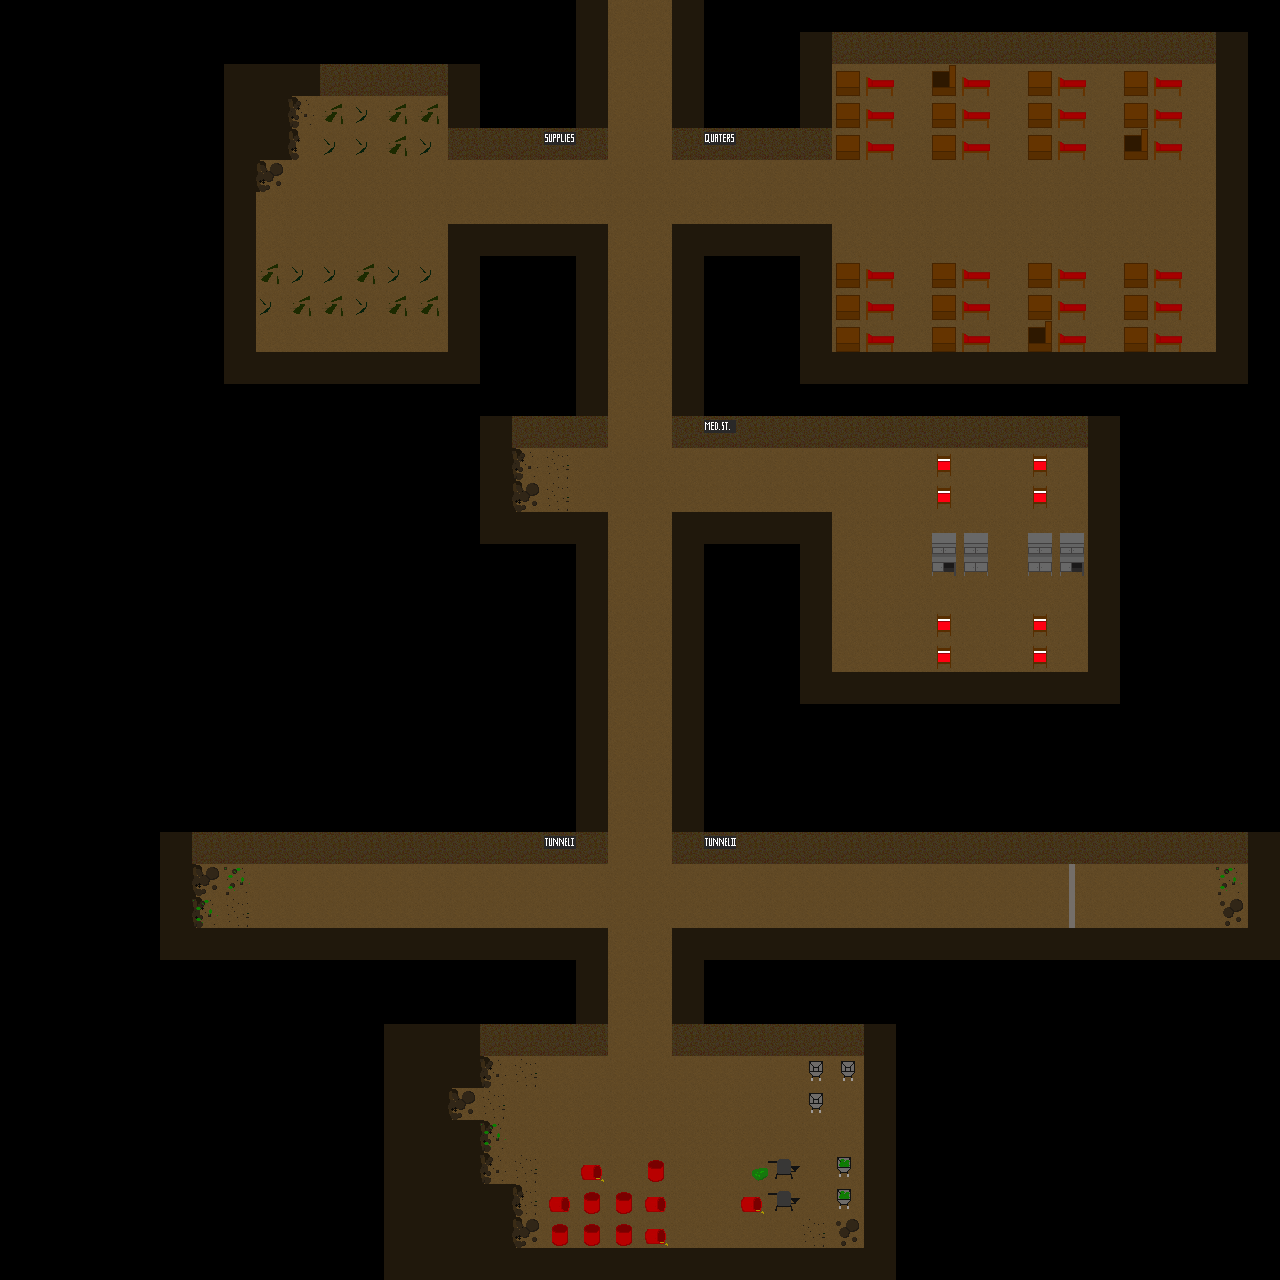

Below is a game level as drawn by its tile map, then a one-line description and the .tmx that defines it (tile-layer data replaced by summaries):
An orthogonal 40x40 tile map with 32x32 px tiles, 2 tile layers (ground_floor, ground_floor_2) and 49 objects (2x dna_door, 2x puzzle_door, 2x sample_dna, 2x dna_sampler, 2x exit, ...).

<map version="1.0" orientation="orthogonal" renderorder="right-down" width="40" height="40" tilewidth="32" tileheight="32" nextobjectid="44">
 <tileset firstgid="1" name="tileset_mining" tilewidth="32" tileheight="32" tilecount="100" columns="10">
  <image source="Tilesets/tileset_mining.png" width="320" height="320" />
  <tile id="0">
   <objectgroup draworder="index">
    <object id="1" x="0" y="0" width="32" height="32" />
   </objectgroup>
  </tile>
  <tile id="1">
   <objectgroup draworder="index" />
  </tile>
  <tile id="2">
   <objectgroup draworder="index">
    <object id="1" x="0" y="4.5" width="32" height="24.25" />
   </objectgroup>
  </tile>
  <tile id="3">
   <objectgroup draworder="index">
    <object id="1" x="12.8182" y="0.159091" width="6.27273" height="32.0909" />
   </objectgroup>
  </tile>
  <tile id="4">
   <objectgroup draworder="index">
    <object id="1" x="0" y="0" width="32" height="32" />
   </objectgroup>
  </tile>
  <tile id="5">
   <objectgroup draworder="index">
    <object id="1" x="0" y="0" width="12.3636" height="32" />
   </objectgroup>
  </tile>
  <tile id="25">
   <objectgroup draworder="index">
    <object id="1" x="1.75" y="2" width="28.5" height="27.75" />
   </objectgroup>
  </tile>
  <tile id="30">
   <objectgroup draworder="index">
    <object id="1" x="1.90909" y="17.1818" width="27" height="14.3636" />
   </objectgroup>
  </tile>
  <tile id="31">
   <objectgroup draworder="index">
    <object id="1" x="5.36364" y="13.2727" width="20.3636" height="14.6364" />
   </objectgroup>
  </tile>
  <tile id="32">
   <objectgroup draworder="index">
    <object id="1" x="4.90909" y="12.9091" width="21.2727" height="14.6364" />
   </objectgroup>
  </tile>
  <tile id="33">
   <objectgroup draworder="index">
    <object id="1" x="7.45455" y="9.45455" width="16.4545" height="21.0909" />
   </objectgroup>
  </tile>
  <tile id="34">
   <objectgroup draworder="index">
    <object id="1" x="6.72727" y="14.8182" width="23.3636" height="11.4545" />
   </objectgroup>
  </tile>
  <tile id="35">
   <objectgroup draworder="index">
    <object id="1" x="10.1818" y="5.27273" width="12.5455" height="19.2727" />
   </objectgroup>
  </tile>
  <tile id="36">
   <objectgroup draworder="index">
    <object id="1" x="5.90909" y="5.09091" width="13.0909" height="19.8182" />
   </objectgroup>
  </tile>
  <tile id="40">
   <objectgroup draworder="index">
    <object id="1" x="3.81818" y="6.90909" width="24.1818" height="24.6364" />
   </objectgroup>
  </tile>
  <tile id="41">
   <objectgroup draworder="index">
    <object id="1" x="4" y="7.18182" width="23.7273" height="24.7273" />
   </objectgroup>
  </tile>
  <tile id="42">
   <objectgroup draworder="index">
    <object id="1" x="8.90909" y="12.3636" width="14.0909" height="16.3636" />
   </objectgroup>
  </tile>
  <tile id="50">
   <objectgroup draworder="index">
    <object id="1" x="3.54545" y="0.0909091" width="24.4545" height="32.0909" />
   </objectgroup>
  </tile>
  <tile id="51">
   <objectgroup draworder="index">
    <object id="1" x="4" y="21.2727" width="24" height="10.5455" />
   </objectgroup>
  </tile>
  <tile id="60">
   <objectgroup draworder="index">
    <object id="1" x="3.36364" y="0.0909091" width="24.3636" height="31.4545" />
   </objectgroup>
  </tile>
  <tile id="70">
   <objectgroup draworder="index">
    <object id="1" x="0" y="0" width="32" height="32" />
   </objectgroup>
  </tile>
 </tileset>
 <layer name="ground_floor" width="40" height="40">
  <properties>
   <property name="level_layer" type="int" value="0" />
  </properties>
  <data>[1600 cells, 748 non-empty, 5 distinct tile ids]</data>
 </layer>
 <layer name="ground_floor_2" width="40" height="40">
  <data>[1600 cells, 137 non-empty, 26 distinct tile ids]</data>
 </layer>
 <objectgroup name="ground_floor_objs">
  <properties>
   <property name="level_layer" type="int" value="0" />
  </properties>
  <object id="1" name="med_station_console" gid="11" x="640.333" y="448.333" width="32.3333" height="32.3333">
   <properties>
    <property name="action" value="vote:open_med_station" />
   </properties>
  </object>
  <object id="2" name="dna_door" gid="3" x="608.091" y="864" width="32" height="32">
   <properties>
    <property name="action" value="condition_remove|sample_dna|2" />
    <property name="trigger_text" value="this door requires 2 dna samples at the same time .. maybe we can find something in the med station" />
   </properties>
  </object>
  <object id="5" name="puzzle_door" gid="3" x="607.94" y="1014.06" width="32" height="32" />
  <object id="6" name="puzzle_door_console" gid="11" x="639.917" y="959.875" width="32" height="32">
   <properties>
    <property name="action" value="trigger_puzzle" />
   </properties>
  </object>
  <object id="9" name="sample_dna" gid="21" x="1056.33" y="296.167" width="32" height="32">
   <properties>
    <property name="trigger_text" value="We could take a DNA sample from the remainings of this native... We just need a sampler" />
   </properties>
  </object>
  <object id="10" name="sample_dna" gid="21" x="865.333" y="104.5" width="32" height="32">
   <properties>
    <property name="trigger_text" value="We could take a DNA sample from the remainings of this native... We just need a sampler" />
   </properties>
  </object>
  <object id="11" name="dna_sampler" gid="22" x="1060" y="574" width="32" height="32">
   <properties>
    <property name="item" value="dna_sampler" />
    <property name="trigger_text" value="This can be used to sample DNA." />
   </properties>
  </object>
  <object id="12" name="dynamite" gid="23" x="1041.83" y="910" width="32" height="32">
   <properties>
    <property name="item" value="dynamite" />
    <property name="trigger_text" value="this must have been placed here to destroy the tunnel, but not been triggered" />
   </properties>
  </object>
  <object id="13" name="fuel" gid="24" x="608" y="1184" width="32" height="32">
   <properties>
    <property name="item" value="fuel" />
    <property name="trigger_text" value="Yesss!!  The fuel for our ship." />
   </properties>
  </object>
  <object id="14" name="exit" gid="3" x="608.333" y="96.3333" width="32" height="32" />
  <object id="15" name="dna_sampler" gid="22" x="933.333" y="582.667" width="32" height="32">
   <properties>
    <property name="item" value="dna_sampler" />
    <property name="trigger_text" value="This can be used to sample DNA." />
   </properties>
  </object>
  <object id="16" name="doc" gid="25" x="1114.83" y="155.333" width="32" height="32">
   <properties>
    <property name="action">trigger_letter|Dear new medic!
The code for the med station is in the next supply shipment.
Good Luck!</property>
   </properties>
  </object>
  <object id="18" name="exit" gid="3" x="640.333" y="96.375" width="32" height="32" />
  <object id="19" name="puzzle_door" gid="3" x="639.94" y="1014.06" width="32" height="32" />
  <object id="20" name="dna_door" gid="3" x="640" y="864" width="32" height="32">
   <properties>
    <property name="action" value="condition_remove|sample_dna|2" />
   </properties>
  </object>
  <object id="22" name="med_station_door" gid="4" x="671.833" y="480.167" width="32" height="32" />
  <object id="23" name="med_station_door" gid="4" x="671.833" y="512.167" width="32" height="32" />
  <object id="24" name="exit_level" gid="71" x="608" y="14.6667" width="62.6667" height="11.6667">
   <properties>
    <property name="action" value="changeLevelMiningStation" />
   </properties>
  </object>
  <object id="32" name="crate1" gid="26" x="352" y="160" width="32" height="32" />
  <object id="33" name="crate2" gid="26" x="415.667" y="129" width="32" height="32" />
  <object id="34" name="crate3" gid="26" x="288.333" y="322.333" width="32" height="32" />
  <object id="35" name="special_crate" gid="26" x="384.667" y="322" width="32" height="32" />
  </objectgroup>
</map>
<!-- 7 of 49 objects omitted -->
